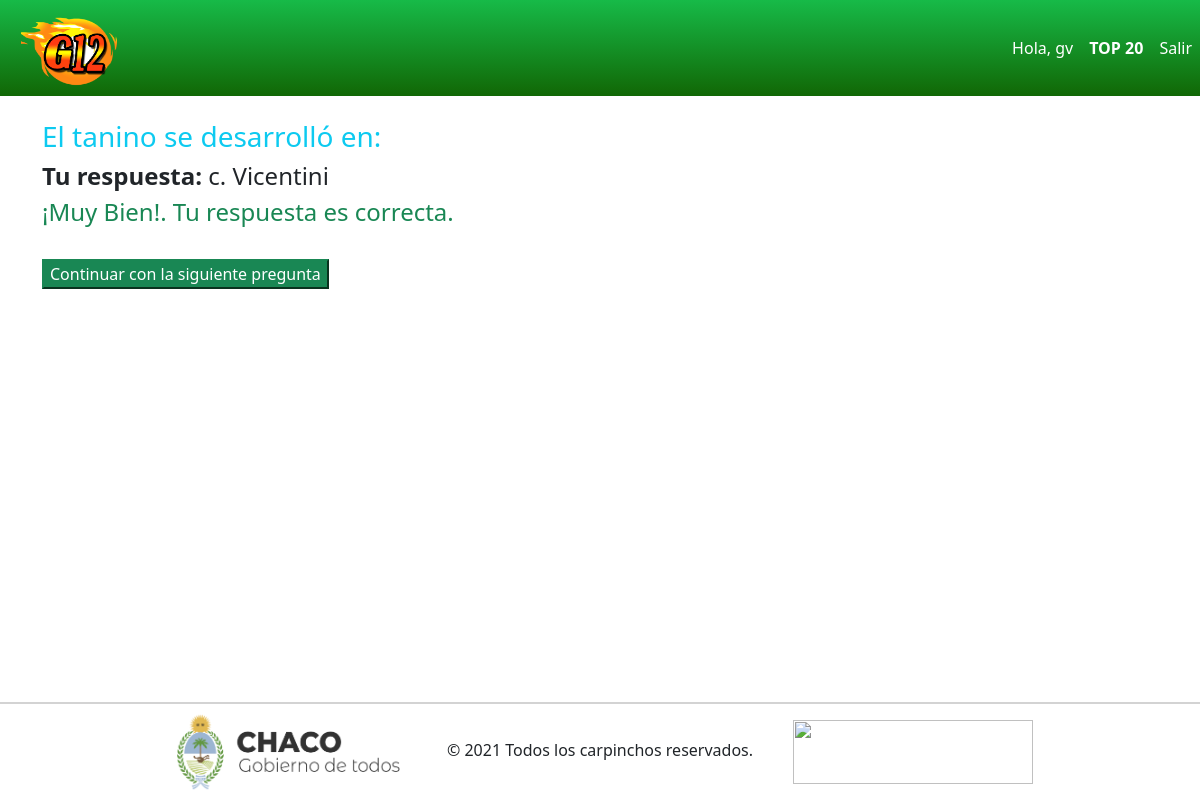
/resultado/311/ (signed in), run on the app's committed database.
### Quiz/models.py (models this page shows, shortened)
class PreguntasRespondidas(models.Model):
    quizUser = models.ForeignKey(QuizUsuario, on_delete=models.CASCADE, related_name='intentos')
    pregunta=models.ForeignKey(Pregunta, on_delete=models.CASCADE)
    respuesta = models.ForeignKey(ElegirRespuesta, on_delete=models.CASCADE, null=True)
    correcta = models.BooleanField(verbose_name='¿Es estal a respuesta correcta?', default=False, null=False)
    puntaje_obtenido = models.DecimalField(verbose_name='Puntaje Obtenido', default = 0, decimal_places=2, max_digits=6)

class Pregunta(models.Model):
    NUMERO_DE_RESPUESAS_PERMITIDAS = 1
    texto = models.TextField(verbose_name='Texto de la pregunta')
    max_puntaje = models.DecimalField(verbose_name='Maximo Puntaje', default=3, decimal_places=2, max_digits=6)
    categoria = models.ForeignKey(Categoria, on_delete=models.SET_NULL, null=True)

class ElegirRespuesta(models.Model):
    MAXIMO_RESPUESTA = 6
    pregunta = models.ForeignKey(Pregunta, related_name='opciones', on_delete=models.CASCADE)
    correcta = models.BooleanField(verbose_name='¿Es esta la respuesta correcta?', default=False, null=False)
    texto = models.TextField(verbose_name='Texto de la respuesta', null=True, blank=True)

### Quiz/views.py (the view)
# urls.py: path('resultado/<int:pregunta_respondida_pk>/', resultado_pregunta, name='resultado'),
@login_required(login_url='login')
def resultado_pregunta(request, pregunta_respondida_pk):
    respondida = get_object_or_404(PreguntasRespondidas, pk=pregunta_respondida_pk)
    context = {
        'respondida':respondida
    }
    return render(request,'play/resultados.html',context)

### templates/play/resultados.html (shortened to what this page needs)
{% extends 'base.html' %}
{% block contenido %}
<div class="container">
    <div class="jumbotron my-4">
        <h3 class="text-info">{{respondida.pregunta.texto|safe}}</h3>
        <h4><strong>Tu respuesta: </strong>
            {{respondida.respuesta.texto|safe}}
        </h4>
        {% if respondida.respuesta.correcta %}
            <h4 class="text-success">¡Muy Bien!. Tu respuesta es correcta.</h4>
      {% endif %}
        <br>
        <a href="{% url 'jugar' %}">
            <button class="btn-success">
                Continuar con la siguiente pregunta
            </button>
        </a>
    </div>
</div>
{% endblock %}

### templates/includes/navbar.html (shortened to what this page needs)
{% load static %}
<nav class="navbar navbar-expand-lg navbar-light" style="background: linear-gradient(180deg, rgba(24,185,34,1) 0%, rgba(23,186,72,1) 0%, rgba(17,103,5,1) 100%); padding-left: 5px;">
    <a href="{% url 'inicio' %}"><img title="Inicio" class="logo-g12" src="{% static 'images/logo.png' %}" alt=""></a>
    <div class="collapse navbar-collapse justify-content-end" id="navbarNav">
      <ul class="navbar-nav">
        {% if user.is_authenticated %}
        <li class="nav-item active">
          <a class="nav-link" href="#" style="color:white">Hola, {{user.username}}</a>
        </li>
        <li class="nav-item">
          <a class="nav-link" href="{% url 'tablero' %}" style="color:white"><b>TOP 20</b></a>
        </li>
        <li class="nav-item">
          <a class="nav-link" href="{% url 'logout_vista' %}" style="color:white">Salir</a>
        </li>
          {% endif %}
      </ul>
    </div>
  </nav>

### static/css/main.css (style rules this page uses)
body { height:80vh; }
.logo-g12 { height:10vh; width: 12vh; margin-left: 2vh; }

### data on the page
PreguntasRespondidas: pregunta.texto "El tanino se desarrolló en:", respuesta.texto "c. Vicentini"

### other printed values
{{ user.username }} "gv"
